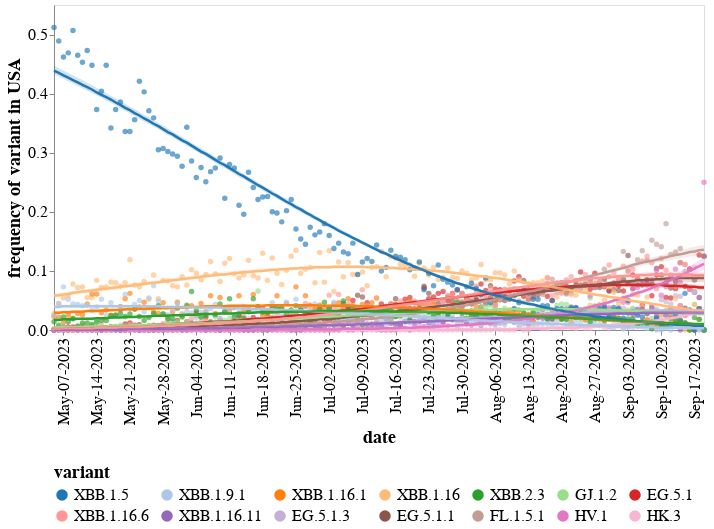
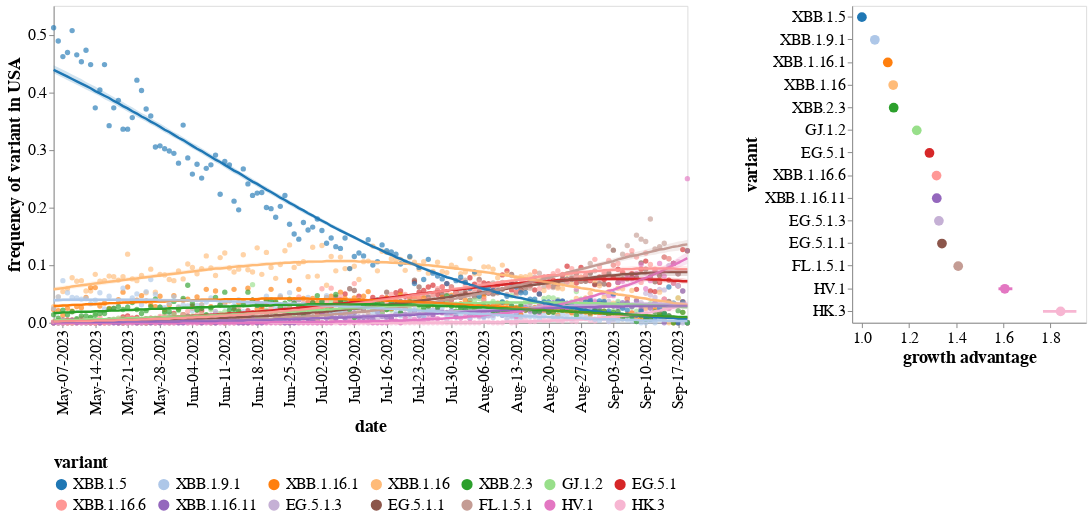

The notebook cell saved with these charts, in order:
### Code cell
variant_selection = alt.selection_point(
    fields=["variant"],
    bind=alt.binding_select(
        options=[None] + variants,
        labels=["all"] + variants,
        name="variant(s) to show:",
    )
)

show_fit_line = alt.param(
    value=True,
    bind=alt.binding_checkbox(name="show fit line?")
)

base_chart = (
    alt.Chart(freqs)
    .transform_filter(variant_selection)
    .encode(
        alt.X(
            "date",
            axis=alt.Axis(format="%b-%d-%Y", labelAngle=-90, tickCount=10),
        ),
        variant_color,
        tooltip=["variant"],
    )
)

fits_chart = (
    base_chart
    .encode(
        alt.Y(
            "fit",
            title=f"frequency of variant in {location}",
            axis=alt.Axis(tickCount=5),
        ),
        strokeWidth=alt.condition(variant_highlight, alt.value(5), alt.value(2.5)),
    )
    .mark_line(opacity=1)
)

fits_hpd_chart = (
    base_chart
    .encode(alt.Y("fit_lower"), alt.Y2("fit_upper"))
    .mark_area(opacity=0.2)
)

raw_chart = (
    base_chart
    .encode(
        alt.Y("daily_raw_freq"),
        size=alt.condition(variant_highlight, alt.value(50), alt.value(30)),
        strokeWidth=alt.condition(variant_highlight, alt.value(1), alt.value(0)),
    )
    .mark_circle(opacity=0.65, stroke="black", strokeOpacity=1)
)

mlr_chart = (raw_chart + (fits_chart + fits_hpd_chart).transform_filter(show_fit_line)).properties(
    width=650, height=325
)

mlr_and_growth_chart = alt.hconcat(
    mlr_chart,
    growth_chart.properties(height=325, width=240),
    spacing=50
)

for chart, fname in [(mlr_chart, "mlr_chart.html"), (mlr_and_growth_chart, "mlr_and_growth_chart.html")]:
    chart = (
        chart
        .add_params(variant_selection, show_fit_line, variant_highlight)
        .configure_axis(grid=False, labelFontSize=16, titleFontSize=18)
        .configure_title(fontSize=20)
        .configure_legend(labelFontSize=16, titleFontSize=18, rowPadding=5, symbolOpacity=1, orient="bottom", columns=7)
    )

    display(chart)
    print(f"Saving to {fname}")
    chart.save(fname)

### Figure 1 — Vega-Lite specification as saved in the notebook (floating-point values rounded to 4 significant figures; data arrays with more than 128 entries replaced by an {"elided": "..."} marker saying what was removed)
{"config": {"view": {"continuousWidth": 300, "continuousHeight": 300}, "axis": {"grid": false, "labelFontSize": 16, "titleFontSize": 18}, "legend": {"columns": 7, "labelFontSize": 16, "orient": "bottom", "rowPadding": 5, "symbolOpacity": 1, "titleFontSize": 18}, "title": {"fontSize": 20}}, "layer": [{"mark": {"type": "circle", "opacity": 0.65, "stroke": "black", "strokeOpacity": 1}, "encoding": {"color": {"field": "variant", "scale": {"domain": ["XBB.1.5", "XBB.1.9.1", "XBB.1.16.1", "XBB.1.16", "XBB.2.3", "GJ.1.2", "EG.5.1", "XBB.1.16.6", "XBB.1.16.11", "EG.5.1.3", "EG.5.1.1", "FL.1.5.1", "HV.1", "HK.3"], "scheme": "category20"}, "type": "nominal"}, "size": {"condition": {"param": "param_2", "value": 50, "empty": false}, "value": 30}, "strokeWidth": {"condition": {"param": "param_2", "value": 1, "empty": false}, "value": 0}, "tooltip": [{"field": "variant", "type": "nominal"}], "x": {"axis": {"format": "%b-%d-%Y", "labelAngle": -90, "tickCount": 10}, "field": "date", "type": "temporal"}, "y": {"field": "daily_raw_freq", "type": "quantitative"}}, "name": "view_1", "transform": [{"filter": {"param": "param_3"}}]}, {"layer": [{"mark": {"type": "line", "opacity": 1}, "encoding": {"color": {"field": "variant", "scale": {"domain": ["XBB.1.5", "XBB.1.9.1", "XBB.1.16.1", "XBB.1.16", "XBB.2.3", "GJ.1.2", "EG.5.1", "XBB.1.16.6", "XBB.1.16.11", "EG.5.1.3", "EG.5.1.1", "FL.1.5.1", "HV.1", "HK.3"], "scheme": "category20"}, "type": "nominal"}, "strokeWidth": {"condition": {"param": "param_2", "value": 5, "empty": false}, "value": 2.5}, "tooltip": [{"field": "variant", "type": "nominal"}], "x": {"axis": {"format": "%b-%d-%Y", "labelAngle": -90, "tickCount": 10}, "field": "date", "type": "temporal"}, "y": {"axis": {"tickCount": 5}, "field": "fit", "title": "frequency of variant in USA", "type": "quantitative"}}, "transform": [{"filter": {"param": "param_3"}}]}, {"mark": {"type": "area", "opacity": 0.2}, "encoding": {"color": {"field": "variant", "scale": {"domain": ["XBB.1.5", "XBB.1.9.1", "XBB.1.16.1", "XBB.1.16", "XBB.2.3", "GJ.1.2", "EG.5.1", "XBB.1.16.6", "XBB.1.16.11", "EG.5.1.3", "EG.5.1.1", "FL.1.5.1", "HV.1", "HK.3"], "scheme": "category20"}, "type": "nominal"}, "tooltip": [{"field": "variant", "type": "nominal"}], "x": {"axis": {"format": "%b-%d-%Y", "labelAngle": -90, "tickCount": 10}, "field": "date", "type": "temporal"}, "y": {"field": "fit_lower", "type": "quantitative"}, "y2": {"field": "fit_upper"}}, "transform": [{"filter": {"param": "param_3"}}]}], "transform": [{"filter": {"param": "param_4"}}]}], "data": {"name": "data-6aa92dc9adfe0a0f9359f0916d7f61f9"}, "height": 325, "params": [{"name": "param_3", "select": {"type": "point", "fields": ["variant"]}, "bind": {"input": "select", "options": [null, "XBB.1.5", "XBB.1.9.1", "XBB.1.16.1", "XBB.1.16", "XBB.2.3", "GJ.1.2", "EG.5.1", "XBB.1.16.6", "XBB.1.16.11", "EG.5.1.3", "EG.5.1.1", "FL.1.5.1", "HV.1", "HK.3"], "labels": ["all", "XBB.1.5", "XBB.1.9.1", "XBB.1.16.1", "XBB.1.16", "XBB.2.3", "GJ.1.2", "EG.5.1", "XBB.1.16.6", "XBB.1.16.11", "EG.5.1.3", "EG.5.1.1", "FL.1.5.1", "HV.1", "HK.3"], "name": "variant(s) to show:"}, "views": ["view_1"]}, {"name": "param_4", "bind": {"input": "checkbox", "name": "show fit line?"}, "value": true}, {"name": "param_2", "select": {"type": "point", "fields": ["variant"], "on": "mouseover"}, "views": ["view_1"]}], "width": 650, "$schema": "https://vega.github.io/schema/vega-lite/v5.15.1.json", "datasets": {"data-6aa92dc9adfe0a0f9359f0916d7f61f9": {"elided": "1932 records"}}}

### Figure 2 — Vega-Lite specification as saved in the notebook (floating-point values rounded to 4 significant figures; data arrays with more than 128 entries replaced by an {"elided": "..."} marker saying what was removed)
{"config": {"view": {"continuousWidth": 300, "continuousHeight": 300}, "axis": {"grid": false, "labelFontSize": 16, "titleFontSize": 18}, "legend": {"columns": 7, "labelFontSize": 16, "orient": "bottom", "rowPadding": 5, "symbolOpacity": 1, "titleFontSize": 18}, "title": {"fontSize": 20}}, "hconcat": [{"layer": [{"mark": {"type": "circle", "opacity": 0.65, "stroke": "black", "strokeOpacity": 1}, "encoding": {"color": {"field": "variant", "scale": {"domain": ["XBB.1.5", "XBB.1.9.1", "XBB.1.16.1", "XBB.1.16", "XBB.2.3", "GJ.1.2", "EG.5.1", "XBB.1.16.6", "XBB.1.16.11", "EG.5.1.3", "EG.5.1.1", "FL.1.5.1", "HV.1", "HK.3"], "scheme": "category20"}, "type": "nominal"}, "size": {"condition": {"param": "param_2", "value": 50, "empty": false}, "value": 30}, "strokeWidth": {"condition": {"param": "param_2", "value": 1, "empty": false}, "value": 0}, "tooltip": [{"field": "variant", "type": "nominal"}], "x": {"axis": {"format": "%b-%d-%Y", "labelAngle": -90, "tickCount": 10}, "field": "date", "type": "temporal"}, "y": {"field": "daily_raw_freq", "type": "quantitative"}}, "name": "view_2", "transform": [{"filter": {"param": "param_3"}}]}, {"layer": [{"mark": {"type": "line", "opacity": 1}, "encoding": {"color": {"field": "variant", "scale": {"domain": ["XBB.1.5", "XBB.1.9.1", "XBB.1.16.1", "XBB.1.16", "XBB.2.3", "GJ.1.2", "EG.5.1", "XBB.1.16.6", "XBB.1.16.11", "EG.5.1.3", "EG.5.1.1", "FL.1.5.1", "HV.1", "HK.3"], "scheme": "category20"}, "type": "nominal"}, "strokeWidth": {"condition": {"param": "param_2", "value": 5, "empty": false}, "value": 2.5}, "tooltip": [{"field": "variant", "type": "nominal"}], "x": {"axis": {"format": "%b-%d-%Y", "labelAngle": -90, "tickCount": 10}, "field": "date", "type": "temporal"}, "y": {"axis": {"tickCount": 5}, "field": "fit", "title": "frequency of variant in USA", "type": "quantitative"}}, "transform": [{"filter": {"param": "param_3"}}]}, {"mark": {"type": "area", "opacity": 0.2}, "encoding": {"color": {"field": "variant", "scale": {"domain": ["XBB.1.5", "XBB.1.9.1", "XBB.1.16.1", "XBB.1.16", "XBB.2.3", "GJ.1.2", "EG.5.1", "XBB.1.16.6", "XBB.1.16.11", "EG.5.1.3", "EG.5.1.1", "FL.1.5.1", "HV.1", "HK.3"], "scheme": "category20"}, "type": "nominal"}, "tooltip": [{"field": "variant", "type": "nominal"}], "x": {"axis": {"format": "%b-%d-%Y", "labelAngle": -90, "tickCount": 10}, "field": "date", "type": "temporal"}, "y": {"field": "fit_lower", "type": "quantitative"}, "y2": {"field": "fit_upper"}}, "transform": [{"filter": {"param": "param_3"}}]}], "transform": [{"filter": {"param": "param_4"}}]}], "data": {"name": "data-6aa92dc9adfe0a0f9359f0916d7f61f9"}, "height": 325, "width": 650}, {"layer": [{"mark": {"type": "rule", "size": 3}, "encoding": {"color": {"field": "variant", "scale": {"domain": ["XBB.1.5", "XBB.1.9.1", "XBB.1.16.1", "XBB.1.16", "XBB.2.3", "GJ.1.2", "EG.5.1", "XBB.1.16.6", "XBB.1.16.11", "EG.5.1.3", "EG.5.1.1", "FL.1.5.1", "HV.1", "HK.3"], "scheme": "category20"}, "type": "nominal"}, "x": {"field": "lower", "title": "growth advantage", "type": "quantitative"}, "x2": {"field": "upper"}, "y": {"field": "variant", "scale": {"domain": ["XBB.1.5", "XBB.1.9.1", "XBB.1.16.1", "XBB.1.16", "XBB.2.3", "GJ.1.2", "EG.5.1", "XBB.1.16.6", "XBB.1.16.11", "EG.5.1.3", "EG.5.1.1", "FL.1.5.1", "HV.1", "HK.3"]}, "type": "nominal"}}, "name": "view_3"}, {"mark": {"type": "circle", "opacity": 1, "size": 110, "stroke": "black"}, "encoding": {"color": {"field": "variant", "scale": {"domain": ["XBB.1.5", "XBB.1.9.1", "XBB.1.16.1", "XBB.1.16", "XBB.2.3", "GJ.1.2", "EG.5.1", "XBB.1.16.6", "XBB.1.16.11", "EG.5.1.3", "EG.5.1.1", "FL.1.5.1", "HV.1", "HK.3"], "scheme": "category20"}, "type": "nominal"}, "size": {"condition": {"param": "param_2", "value": 180, "empty": false}, "value": 100}, "strokeWidth": {"condition": {"param": "param_2", "value": 4, "empty": false}, "value": 0}, "tooltip": [{"field": "variant", "type": "nominal"}, {"field": "growth advantage", "format": ".2f", "type": "quantitative"}], "x": {"field": "growth advantage", "scale": {"nice": false, "padding": 10, "zero": false}, "type": "quantitative"}, "y": {"field": "variant", "scale": {"domain": ["XBB.1.5", "XBB.1.9.1", "XBB.1.16.1", "XBB.1.16", "XBB.2.3", "GJ.1.2", "EG.5.1", "XBB.1.16.6", "XBB.1.16.11", "EG.5.1.3", "EG.5.1.1", "FL.1.5.1", "HV.1", "HK.3"]}, "type": "nominal"}}}], "data": {"name": "data-44e685526952bbdd0ff1dd7339953e14"}, "height": 325, "width": 240}], "params": [{"name": "param_3", "select": {"type": "point", "fields": ["variant"]}, "bind": {"input": "select", "options": [null, "XBB.1.5", "XBB.1.9.1", "XBB.1.16.1", "XBB.1.16", "XBB.2.3", "GJ.1.2", "EG.5.1", "XBB.1.16.6", "XBB.1.16.11", "EG.5.1.3", "EG.5.1.1", "FL.1.5.1", "HV.1", "HK.3"], "labels": ["all", "XBB.1.5", "XBB.1.9.1", "XBB.1.16.1", "XBB.1.16", "XBB.2.3", "GJ.1.2", "EG.5.1", "XBB.1.16.6", "XBB.1.16.11", "EG.5.1.3", "EG.5.1.1", "FL.1.5.1", "HV.1", "HK.3"], "name": "variant(s) to show:"}, "views": ["view_2", "view_3"]}, {"name": "param_4", "bind": {"input": "checkbox", "name": "show fit line?"}, "value": true}, {"name": "param_2", "select": {"type": "point", "fields": ["variant"], "on": "mouseover"}, "views": ["view_2", "view_3"]}], "spacing": 50, "$schema": "https://vega.github.io/schema/vega-lite/v5.15.1.json", "datasets": {"data-6aa92dc9adfe0a0f9359f0916d7f61f9": {"elided": "1932 records"}, "data-44e685526952bbdd0ff1dd7339953e14": [{"variant": "XBB.1.5", "growth advantage": 1.0, "lower": 1.0, "upper": 1.0}, {"variant": "XBB.1.9.1", "growth advantage": 1.055, "lower": 1.048, "upper": 1.062}, {"variant": "XBB.1.16.1", "growth advantage": 1.11, "lower": 1.103, "upper": 1.117}, {"variant": "XBB.1.16", "growth advantage": 1.133, "lower": 1.128, "upper": 1.138}, {"variant": "XBB.2.3", "growth advantage": 1.135, "lower": 1.129, "upper": 1.142}, {"variant": "GJ.1.2", "growth advantage": 1.233, "lower": 1.223, "upper": 1.243}, {"variant": "EG.5.1", "growth advantage": 1.287, "lower": 1.279, "upper": 1.297}, {"variant": "XBB.1.16.6", "growth advantage": 1.317, "lower": 1.308, "upper": 1.326}, {"variant": "XBB.1.16.11", "growth advantage": 1.318, "lower": 1.302, "upper": 1.333}, {"variant": "EG.5.1.3", "growth advantage": 1.327, "lower": 1.311, "upper": 1.343}, {"variant": "EG.5.1.1", "growth advantage": 1.34, "lower": 1.326, "upper": 1.35}, {"variant": "FL.1.5.1", "growth advantage": 1.409, "lower": 1.395, "upper": 1.422}, {"variant": "HV.1", "growth advantage": 1.607, "lower": 1.58, "upper": 1.639}, {"variant": "HK.3", "growth advantage": 1.844, "lower": 1.769, "upper": 1.911}]}}
